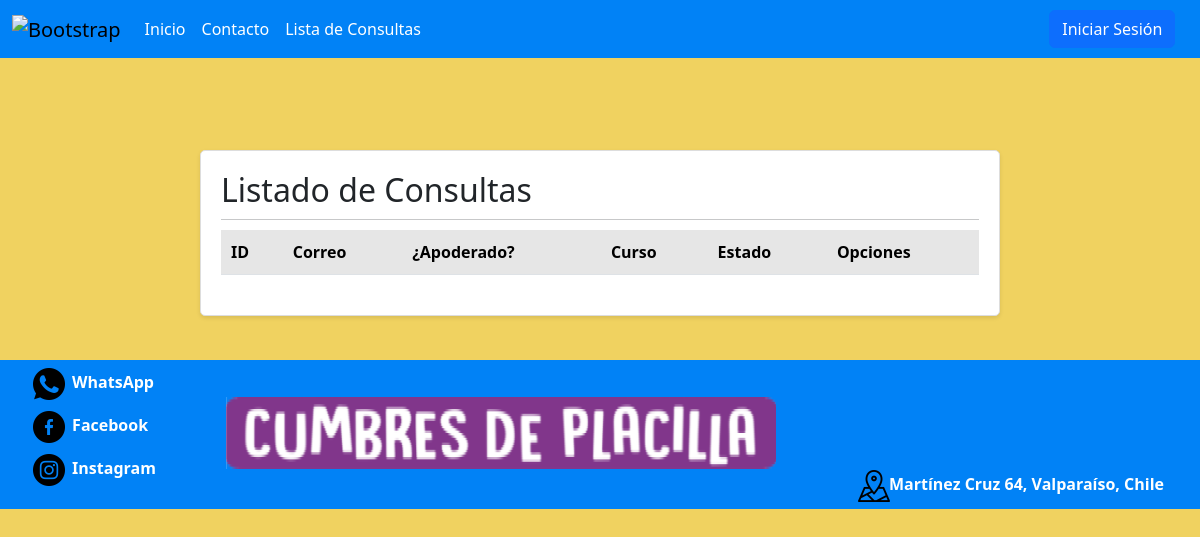
Before: /SitioWeb/listarConsulta with the older database file.
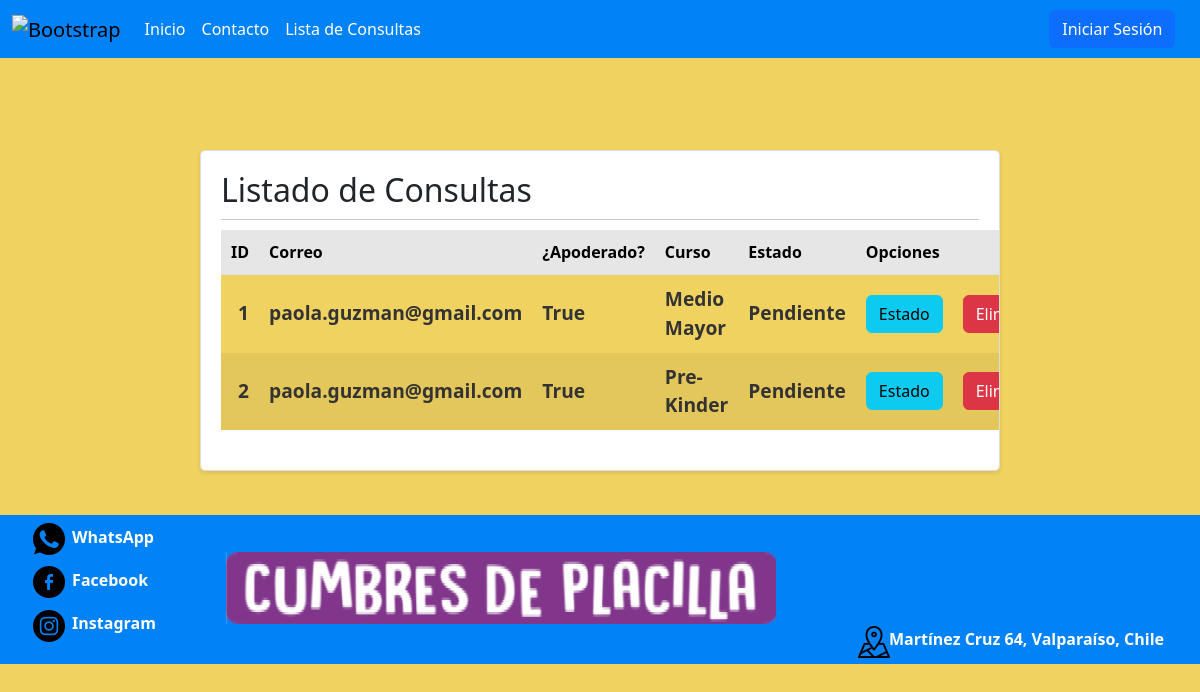
After: the same page with the newer database file.
### SitioWeb/models.py (models this page shows, shortened)
class Consulta(models.Model):
    id_consulta = models.AutoField(db_column='idConsulta', primary_key=True)
    nombre_c = models.CharField(max_length = 20)
    apellido_c = models.CharField(max_length = 20)
    numero_c = models.IntegerField()
    correo_c = models.EmailField(max_length = 254)
    apoderado_c = models.BooleanField(default=False)
    curso = models.ForeignKey(Curso, on_delete=models.PROTECT,default="")
    consulta_c = models.TextField()
    estado_c = models.BooleanField(default=False)
    class Meta:
        db_table = 'SitioWeb_consulta'

class Curso(models.Model):
    nombreCurso = models.CharField(max_length=30)
    def __str__(self):
        return self.nombreCurso

### SitioWeb/views.py (the view)
# urls.py: path('listarConsulta', listarConsulta, name='listarConsulta'),
def listarConsulta(request):
    listarConsulta = Consulta.objects.all()
    return render(request, 'paginas/listarConsulta.html', {'Consulta': listarConsulta})

### SitioWeb/templates/paginas/listarConsulta.html (shortened to what the changed rows need)
{% load static %}
<!DOCTYPE html>
<html lang="en">
<head>
 <link href="https://cdn.jsdelivr.net/npm/bootstrap@5.3.3/dist/css/bootstrap.min.css" rel="stylesheet">
 <link type='text/css' href="{%static "css/style.css"%}" rel="stylesheet" />
</head>
<body>
    <br><br><br>
  <main>
        <div class="card" id="listarProf">
            <div class="card-body">
                <h2>Listado de Consultas</h2>
                <table class="table table-striped table-hover">
                    <tr>
                        <th>ID</th>
                        <th>Correo</th>
                        <th>¿Apoderado?</th>
                        <th>Curso</th>
                        <th>Estado</th>
                        <th colspan="2">Opciones</th>
                    </tr>
                    {% for c in Consulta %}
                    <tr>
                        <td>{{ c.id_consulta }}</td>
                        <td>{{ c.correo_c }}</td>
                        <td>{{ c.apoderado_c }}</td>
                        <td>{{ c.curso }}</td>
                        <td>
                          {% if c.estado_c == True %}
                              Resuelta
                          {% else %}
                              Pendiente
                          {% endif %}
                        </td>
                        <td><a href="estadoConsulta/{{c.id_consulta}}" class="btn btn-info">Estado</a></td>
                        <td><a href="eliminarConsulta/{{c.id_consulta}}" class="btn btn-danger">Eliminar</a></td>
                    </tr>
                    {% endfor %}
                </table>
            </div>
        </div>
  </main>
  <br>
</body>
</html>

Changed rows visible on the page:
added Consulta: id_consulta "1", correo_c "paola.guzman@gmail.com", apoderado_c "True", curso "Medio Mayor", estado_c "Pendiente"
added Consulta: id_consulta "2", correo_c "paola.guzman@gmail.com", apoderado_c "True", curso "Pre-Kinder", estado_c "Pendiente"
